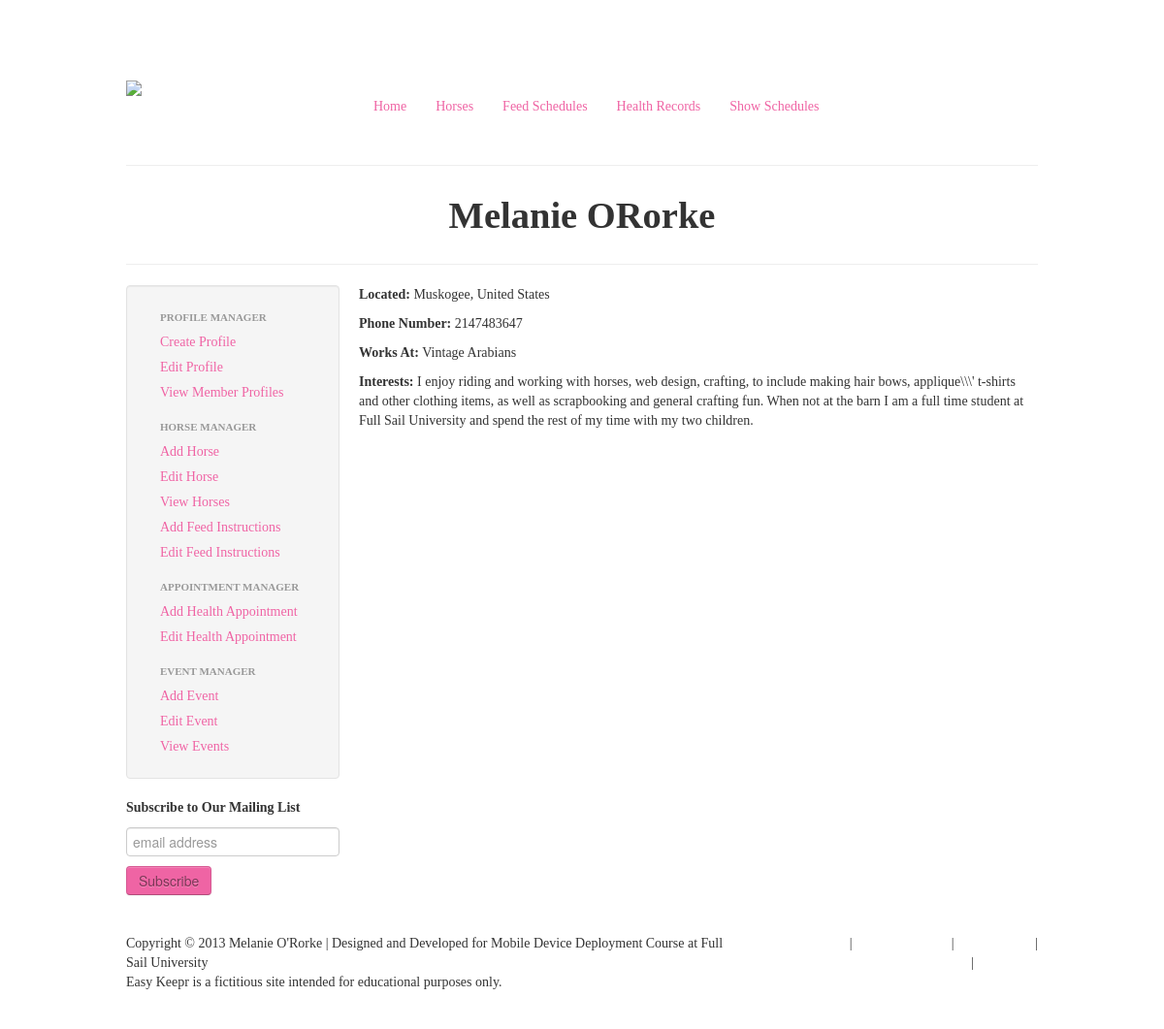
The app's page /backup/profile.php?id=1 (signed in) with its own data.
### tables this page shows
CREATE TABLE IF NOT EXISTS `members` (
  `id` int(255) NOT NULL AUTO_INCREMENT,
  `firstname` varchar(255) NOT NULL,
  `lastname` varchar(255) NOT NULL,
  `gender` varchar(255) NOT NULL,
  `city` varchar(255) NOT NULL,
  `country` varchar(255) NOT NULL,
  `phone` int(10) NOT NULL,
  `worksat` varchar(255) NOT NULL,
  `interests` text NOT NULL,
  PRIMARY KEY (`id`)
);

### backup/profile.php (the view, shortened to what this page needs)
<?php include('includes/header.php');
				echo '<div class="row">';
				echo '<div class="span12">';
				$member = $_GET["id"];
		    $result = mysql_query("SELECT * FROM members WHERE id = '". $member ."'") or die(mysql_error());
		    while ($row = (mysql_fetch_assoc($result))) {
					echo '<h1 class="pink" align="center">';
					echo $row['firstname'];
					echo $row['lastname'];
					echo '</h1>';
				echo '</div>';
			echo '</div>';
		} ?>
			<div class="row">
			<div class="span12"><hr></div>
			</div>
			<div class="row">
					<?php include('includes/sidebar.php');?>
				</div>
				<div class="span9">
					<?php
					$member = $_GET["id"];
			    $result = mysql_query("SELECT * FROM members WHERE id = '". $member ."'") or die(mysql_error());
			    while ($row = (mysql_fetch_assoc($result))) {
						echo '<p><strong>Located: </strong>';
						echo $row['city'];
						echo ', ';
						echo $row['country'];
						echo '</p> ';
						echo '<p><strong>Phone Number: </strong>';
						echo $row['phone'];
						echo '</p> ';
						echo '<p><strong>Works At: </strong>';
						echo $row['worksat'];
						echo '</p> ';
						echo '<p><strong>Interests: </strong>';
						echo $row['interests'];
						echo '</p> ';
			} ?>
				</div>
			</div>
		 <?php include('includes/footer.php'); ?>

### backup/includes/header.php (style rules this page uses)
body { padding-top: 60px; padding-bottom: 40px; }

### records on screen
members: firstname "Melanie", lastname "ORorke", city "Muskogee", country "United States", phone "2147483647", worksat "Vintage Arabians", interests "I enjoy riding and working with horses, web design, crafting, to include making hair bows, applique\\\\\\' t-shirts and other clothing items, as well as scrapbooking and general crafting fun. When not at the barn I am a full time student at Full Sail University and spend the rest of my time with my two children."
